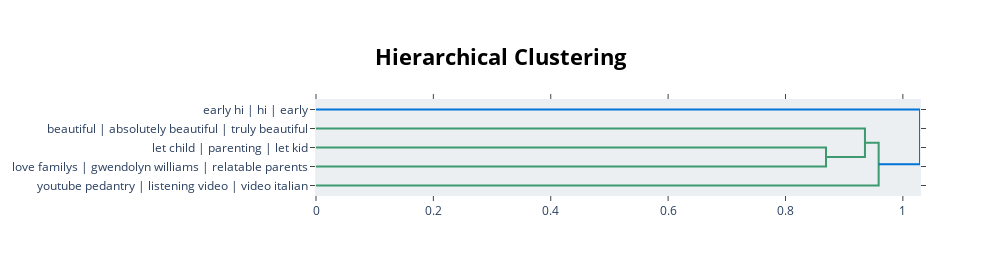

Notebook code cell kept with this figure:
### Code cell
topic_model.visualize_hierarchy(custom_labels=True)

### Figure 1 — Plotly figure (JSON) as saved in the notebook; plotly's stock layout.template omitted (floating-point values rounded to 4 significant figures)
{"data": [{"hoverinfo": "text", "marker": {"color": "rgb(61,153,112)"}, "mode": "lines", "type": "scatter", "x": [0, 0.869, 0.869, 0], "xaxis": "x", "y": [-25, -25, -35, -35], "yaxis": "y"}, {"hoverinfo": "text", "marker": {"color": "rgb(61,153,112)"}, "mode": "lines", "type": "scatter", "x": [0, 0.9354, 0.9354, 0.869], "xaxis": "x", "y": [-15, -15, -30, -30], "yaxis": "y"}, {"hoverinfo": "text", "marker": {"color": "rgb(61,153,112)"}, "mode": "lines", "type": "scatter", "x": [0.9354, 0.9587, 0.9587, 0], "xaxis": "x", "y": [-22.5, -22.5, -45, -45], "yaxis": "y"}, {"hoverinfo": "text", "marker": {"color": "rgb(0,116,217)"}, "mode": "lines", "type": "scatter", "x": [0, 1.029, 1.029, 0.9587], "xaxis": "x", "y": [-5, -5, -33.75, -33.75], "yaxis": "y"}], "layout": {"autosize": false, "height": 275, "hoverlabel": {"bgcolor": "white", "font": {"family": "Rockwell", "size": 16}}, "hovermode": "closest", "plot_bgcolor": "#ECEFF1", "showlegend": false, "title": {"font": {"color": "Black", "size": 22}, "text": "<b>Hierarchical Clustering</b>", "x": 0.5, "xanchor": "center", "yanchor": "top"}, "width": 1000, "xaxis": {"mirror": "allticks", "rangemode": "tozero", "showgrid": false, "showline": true, "showticklabels": true, "ticks": "outside", "type": "linear", "zeroline": false}, "yaxis": {"mirror": "allticks", "range": [-50, 0], "rangemode": "tozero", "showgrid": false, "showline": true, "showticklabels": true, "tickmode": "array", "ticks": "outside", "ticktext": ["early hi | hi | early", "beautiful | absolutely beautiful | truly beautiful", "let child | parenting | let kid", "love familys | gwendolyn williams | relatable parents", "youtube pedantry | listening video | video italian"], "tickvals": [-5, -15, -25, -35, -45], "type": "linear", "zeroline": false}}}
